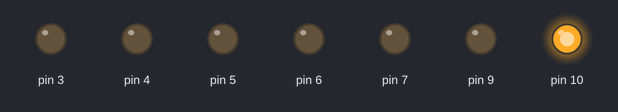
Bench run of a sketch on a simulated Arduino Uno, built with avr-gcc and run on an emulated ATmega328P. On the bench: output pins drawn as LEDs (lit = HIGH).

Above: at 0.1 s.
At 4.1 s:
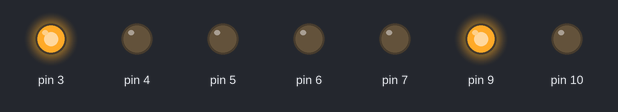
At 8.1 s:
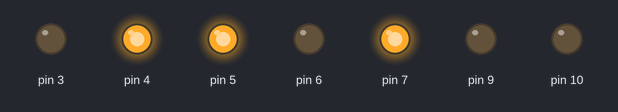
At 16.1 s:
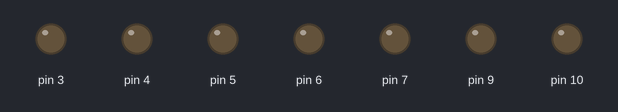
At 26.1 s:
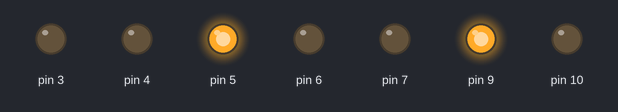
At 38.1 s:
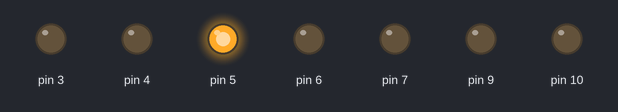
Timing chart, 0 to 39.6 s (numbered marks = the images above):
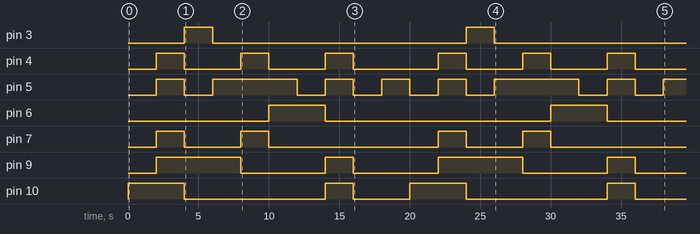

The sketch:

counter.ino
```cpp
void setup()
{
  pinMode(7, OUTPUT);
  pinMode(6, OUTPUT);
  pinMode(3, OUTPUT);
  pinMode(4, OUTPUT);
  pinMode(5, OUTPUT);
  pinMode(9, OUTPUT);
  pinMode(10, OUTPUT);
}

void loop()
{
  // lights up 0
  digitalWrite(7, LOW);
  digitalWrite(6, LOW);
  digitalWrite(3, LOW);
  digitalWrite(4, LOW);
  digitalWrite(5, LOW);
  digitalWrite(9, LOW);
  digitalWrite(10, HIGH);
  delay(2000); // Wait for 2000 millisecond(s)
  // lights up  1
  digitalWrite(7, HIGH);
  digitalWrite(6, LOW);
  digitalWrite(3, LOW);
  digitalWrite(4, HIGH);
  digitalWrite(5, HIGH);
  digitalWrite(9, HIGH);
  digitalWrite(10, HIGH);
  delay(2000); // Wait for 2000 millisecond(s)
  // lights up  2
  digitalWrite(7, LOW);
  digitalWrite(6, LOW);
  digitalWrite(3, HIGH);
  digitalWrite(4, LOW);
  digitalWrite(5, LOW);
  digitalWrite(9, HIGH);
  digitalWrite(10, LOW);
  delay(2000); // Wait for 2000 millisecond(s)
  // lights up  3
  digitalWrite(7, LOW);
  digitalWrite(6, LOW);
  digitalWrite(3, LOW);
  digitalWrite(4, LOW);
  digitalWrite(5, HIGH);
  digitalWrite(9, HIGH);
  digitalWrite(10, LOW);
  delay(2000); // Wait for 2000 millisecond(s)
  // lights up  4
  digitalWrite(7, HIGH);
  digitalWrite(6, LOW);
  digitalWrite(3, LOW);
  digitalWrite(4, HIGH);
  digitalWrite(5, HIGH);
  digitalWrite(9, LOW);
  digitalWrite(10, LOW);
  delay(2000); // Wait for 2000 millisecond(s)
  // lights up  5
  digitalWrite(7, LOW);
  digitalWrite(6, HIGH);
  digitalWrite(3, LOW);
  digitalWrite(4, LOW);
  digitalWrite(5, HIGH);
  digitalWrite(9, LOW);
  digitalWrite(10, LOW);
  delay(2000); // Wait for 2000 millisecond(s)
  // lights up  6
  digitalWrite(7, LOW);
  digitalWrite(6, HIGH);
  digitalWrite(3, LOW);
  digitalWrite(4, LOW);
  digitalWrite(5, LOW);
  digitalWrite(9, LOW);
  digitalWrite(10, LOW);
  delay(2000); // Wait for 2000 millisecond(s)
  // lights up  7
  digitalWrite(7, LOW);
  digitalWrite(6, LOW);
  digitalWrite(3, LOW);
  digitalWrite(4, HIGH);
  digitalWrite(5, HIGH);
  digitalWrite(9, HIGH);
  digitalWrite(10, HIGH);
  delay(2000); // Wait for 2000 millisecond(s)
  // lights up  8
  digitalWrite(7, LOW);
  digitalWrite(6, LOW);
  digitalWrite(3, LOW);
  digitalWrite(4, LOW);
  digitalWrite(5, LOW);
  digitalWrite(9, LOW);
  digitalWrite(10, LOW);
  delay(2000); // Wait for 2000 millisecond(s)
  // lights up  9
  digitalWrite(7, LOW);
  digitalWrite(6, LOW);
  digitalWrite(3, LOW);
  digitalWrite(4, LOW);
  digitalWrite(5, HIGH);
  digitalWrite(9, LOW);
  digitalWrite(10, LOW);
  delay(2000); // Wait for 2000 millisecond(s)
}
```

Measured:
- by itself, pin 3: alternates HIGH for 2.0 s and LOW for 18.0 s
- by itself, pin 4: LOW → HIGH at 2.0 s, → LOW 2.0 s later, → HIGH 4.0 s later, → LOW 2.0 s later, … (12 changes in this stretch)
- by itself, pin 5: LOW → HIGH at 2.0 s, → LOW 2.0 s later, → HIGH 2.0 s later, → LOW 6.0 s later, … (15 changes in this stretch)
- by itself, pin 6: alternates HIGH for 4.0 s and LOW for 16.0 s
- by itself, pin 7: LOW → HIGH at 2.0 s, → LOW 2.0 s later, → HIGH 4.0 s later, → LOW 2.0 s later, … (8 changes in this stretch)
- by itself, pin 9: LOW → HIGH at 2.0 s, → LOW 6.0 s later, → HIGH 6.0 s later, → LOW 2.0 s later, … (8 changes in this stretch)
- by itself, pin 10: LOW → HIGH at 0.00 s, → LOW 4.0 s later, → HIGH 10.0 s later, → LOW 2.0 s later, … (8 changes in this stretch)
